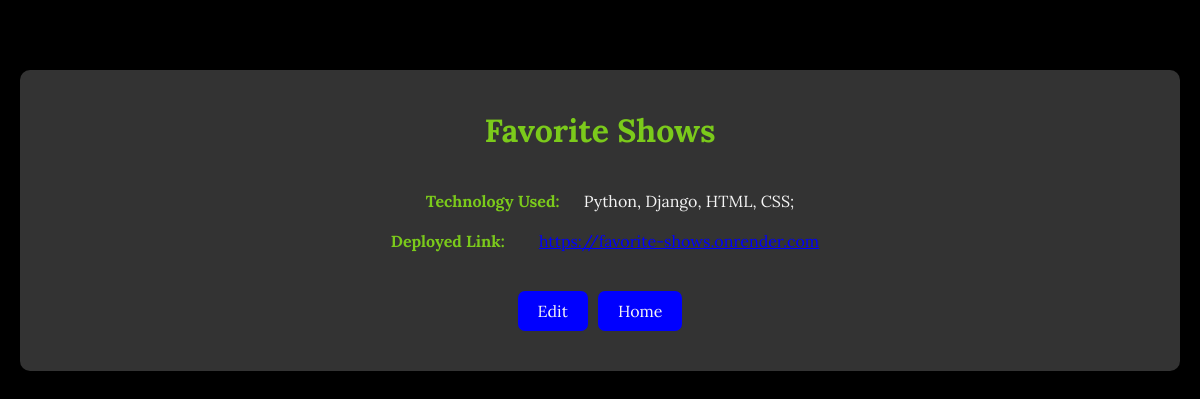
The page /projects/17/ on the database its author committed.
### my_projects_app/models.py (models this page shows, shortened)
class Project(models.Model):
    title = models.CharField(max_length=255)
    technology_used = models.TextField()  # Changed from 'description'
    deployed_link = models.URLField(max_length=200, null=True, blank=True)

### my_projects_app/views.py (the view)
# urls.py: path('projects/<int:pk>/', views.project_detail, name='project_detail'),
def project_detail(request, pk):
    project = get_object_or_404(Project, pk=pk)
    return render(request, 'project_detail.html', {'project': project})

### my_projects_app/templates/project_detail.html (shortened to what this page needs)
<!DOCTYPE html>
<html lang="en">
<head>
    {% load static %}
    <link rel="stylesheet" href="{% static 'css/project_detail.css' %}">
</head>
<body>
    <div class="container">
        <div class="main">
            <h1>{{ project.title }}</h1>
            <p><strong>Technology Used:</strong> {{ project.technology_used }}</p>
            <p><strong>Deployed Link:</strong> <a href="{{ project.deployed_link }}" target="_blank">{{ project.deployed_link }}</a></p>
            <div class="button-wrapper">
                <button class="btn" type="button" onclick="window.location.href='/projects/{{ project.id }}/edit'">Edit</button>
                <button class="btn" type="button" onclick="window.location.href='/projects'">Home</button>
            </div>
        </div>
    </div>
</body>
</html>

### my_projects_app/static/css/project_detail.css (style rules this page uses)
* { margin: 0; padding: 0; box-sizing: border-box; font-family: Lora, serif; }
.container { display: flex; flex-direction: column; align-items: center; background-color: black; min-height: 100vh; padding: 20px; color: whitesmoke; }
.main { display: flex; flex-direction: column; align-items: center; margin-top: 50px; background-color: #333; padding: 20px; border-radius: 10px; width: 100%; }
h1 { color: rgb(123, 202, 27); margin: 20px 0 30px 0; }
a { color: blue; }
a,p { margin: 10px; }
strong { margin: 20px; color: rgb(123, 202, 27); }
.button-wrapper { display: flex; justify-content: center; gap: 10px; margin: 30px 0 20px 0; width: 100%; }
.btn { background-color: blue; color: whitesmoke; padding: 10px 20px; border: none; border-radius: 7px; cursor: pointer; font-size: 16px; transition: background-color 0.3s; max-width: 150px; text-align: center; }

### rows shown on the page
Project: title "Favorite Shows", technology_used "Python, Django, HTML, CSS;", deployed_link "https://favorite-shows.onrender.com"
